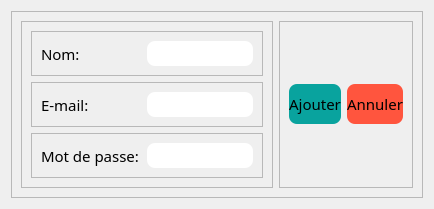
                   <widget class="QWidget" name="tab">
                    <attribute name="title">
                     <string>Ajout</string>
                    </attribute>
                    <layout class="QHBoxLayout" name="horizontalLayout_22">
                     <item>
                      <widget class="QFrame" name="frame_25">
                       <property name="frameShape">
                        <enum>QFrame::StyledPanel</enum>
                       </property>
                       <property name="frameShadow">
                        <enum>QFrame::Raised</enum>
                       </property>
                       <layout class="QHBoxLayout" name="horizontalLayout_30">
                        <item>
                         <widget class="QFrame" name="frame_26">
                          <property name="maximumSize">
                           <size>
                            <width>500</width>
                            <height>16777215</height>
                           </size>
                          </property>
                          <property name="frameShape">
                           <enum>QFrame::StyledPanel</enum>
                          </property>
                          <property name="frameShadow">
                           <enum>QFrame::Raised</enum>
                          </property>
                          <layout class="QVBoxLayout" name="verticalLayout_19">
                           <item>
                            <widget class="QFrame" name="frame_27">
                             <property name="frameShape">
                              <enum>QFrame::StyledPanel</enum>
                             </property>
                             <property name="frameShadow">
                              <enum>QFrame::Raised</enum>
                             </property>
                             <layout class="QHBoxLayout" name="horizontalLayout_31">
                              <item>
                               <widget class="QLabel" name="label_17">
                                <property name="minimumSize">
                                 <size>
                                  <width>100</width>
                                  <height>0</height>
                                 </size>
                                </property>
                                <property name="maximumSize">
                                 <size>
                                  <width>60</width>
                                  <height>16777215</height>
                                 </size>
                                </property>
                                <property name="font">
                                 <font>
                                  <family>Quicksand Light</family>
                                  <pointsize>11</pointsize>
                                 </font>
                                </property>
                                <property name="styleSheet">
                                 <string notr="true">*{
color:#000;
}</string>
                                </property>
                                <property name="text">
                                 <string>Nom:</string>
                                </property>
                               </widget>
                              </item>
                              <item>
                               <widget class="QLineEdit" name="lineEdit_5">
                                <property name="minimumSize">
                                 <size>
                                  <width>0</width>
                                  <height>25</height>
                                 </size>
                                </property>
                                <property name="maximumSize">
                                 <size>
                                  <width>16777215</width>
                                  <height>25</height>
                                 </size>
                                </property>
                                <property name="styleSheet">
                                 <string notr="true">*{
color: #000;
background:#FFF;
border-radius:8px;
}</string>
                                </property>
                               </widget>
                              </item>
                             </layout>
                            </widget>
                           </item>
                           <item>
                            <widget class="QFrame" name="frame_31">
                             <property name="frameShape">
                              <enum>QFrame::StyledPanel</enum>
                             </property>
                             <property name="frameShadow">
                              <enum>QFrame::Raised</enum>
                             </property>
                             <layout class="QHBoxLayout" name="horizontalLayout_33">
                              <item>
                               <widget class="QLabel" name="label_19">
                                <property name="minimumSize">
                                 <size>
                                  <width>100</width>
                                  <height>0</height>
                                 </size>
                                </property>
                                <property name="maximumSize">
                                 <size>
                                  <width>60</width>
                                  <height>16777215</height>
                                 </size>
                                </property>
                                <property name="font">
                                 <font>
                                  <family>Quicksand Light</family>
                                  <pointsize>11</pointsize>
                                 </font>
                                </property>
                                <property name="styleSheet">
                                 <string notr="true">*{
color:#000;
}</string>
                                </property>
                                <property name="text">
                                 <string>E-mail:</string>
                                </property>
                               </widget>
                              </item>
                              <item>
                               <widget class="QLineEdit" name="lineEdit_7">
                                <property name="minimumSize">
                                 <size>
                                  <width>0</width>
                                  <height>25</height>
                                 </size>
                                </property>
                                <property name="maximumSize">
                                 <size>
                                  <width>16777215</width>
                                  <height>25</height>
                                 </size>
                                </property>
                                <property name="styleSheet">
                                 <string notr="true">*{
color: #000;
background:#FFF;
border-radius:8px;
}</string>
                                </property>
                               </widget>
                              </item>
                             </layout>
                            </widget>
                           </item>
                           <item>
                            <widget class="QFrame" name="frame_32">
                             <property name="minimumSize">
                              <size>
                               <width>0</width>
                               <height>30</height>
                              </size>
                             </property>
                             <property name="frameShape">
                              <enum>QFrame::StyledPanel</enum>
                             </property>
                             <property name="frameShadow">
                              <enum>QFrame::Raised</enum>
                             </property>
                             <layout class="QHBoxLayout" name="horizontalLayout_32">
                              <item>
                               <widget class="QLabel" name="label_18">
                                <property name="minimumSize">
                                 <size>
                                  <width>100</width>
                                  <height>25</height>
                                 </size>
                                </property>
                                <property name="font">
                                 <font>
                                  <family>Quicksand Light</family>
                                  <pointsize>11</pointsize>
                                 </font>
                                </property>
                                <property name="styleSheet">
                                 <string notr="true">*{
color: #000;
}</string>
                                </property>
                                <property name="text">
                                 <string>Mot de passe:</string>
                                </property>
                               </widget>
                              </item>
                              <item>
                               <widget class="QLineEdit" name="lineEdit_6">
                                <property name="minimumSize">
                                 <size>
                                  <width>0</width>
                                  <height>25</height>
                                 </size>
                                </property>
                                <property name="maximumSize">
                                 <size>
                                  <width>16777215</width>
                                  <height>25</height>
                                 </size>
                                </property>
                                <property name="styleSheet">
                                 <string notr="true">*{
background:#FFF;
border-radius:8px;
}</string>
                                </property>
                               </widget>
                              </item>
                             </layout>
                            </widget>
                           </item>
                          </layout>
                         </widget>
                        </item>
                        <item>
                         <widget class="QFrame" name="frame_28">
                          <property name="frameShape">
                           <enum>QFrame::StyledPanel</enum>
                          </property>
                          <property name="frameShadow">
                           <enum>QFrame::Raised</enum>
                          </property>
                          <layout class="QHBoxLayout" name="horizontalLayout_23">
                           <item>
                            <widget class="QPushButton" name="pushButton_19">
                             <property name="maximumSize">
                              <size>
                               <width>150</width>
                               <height>40</height>
                              </size>
                             </property>
                             <property name="font">
                              <font>
                               <family>Quicksand Light</family>
                               <pointsize>11</pointsize>
                              </font>
                             </property>
                             <property name="styleSheet">
                              <string notr="true">*{
background:rgb(9, 163, 158);
border-radius:8px;
}
QPushButton:hover{
background:rgb(13, 58, 53);
color:#FFF;
font-size:18px;
}
QPushButton:pressed{
background:rgb(98, 255, 237);
}</string>
                             </property>
                             <property name="text">
                              <string>Ajouter</string>
                             </property>
                            </widget>
                           </item>
                           <item>
                            <widget class="QPushButton" name="pushButton_18">
                             <property name="maximumSize">
                              <size>
                               <width>150</width>
                               <height>40</height>
                              </size>
                             </property>
                             <property name="font">
                              <font>
                               <family>Quicksand Light</family>
                               <pointsize>11</pointsize>
                              </font>
                             </property>
                             <property name="styleSheet">
                              <string notr="true">*{
background:rgb(255, 85, 62);
border-radius:8px;
}
QPushButton:hover{
background:rgb(198, 66, 43);
color:#FFF;
font-size:18px;
}
QPushButton:pressed{
background:rgb(255, 142, 114);
}</string>
                             </property>
                             <property name="text">
                              <string>Annuler</string>
                             </property>
                            </widget>
                           </item>
                          </layout>
                         </widget>
                        </item>
                       </layout>
                      </widget>
                     </item>
                    </layout>
                   </widget>
